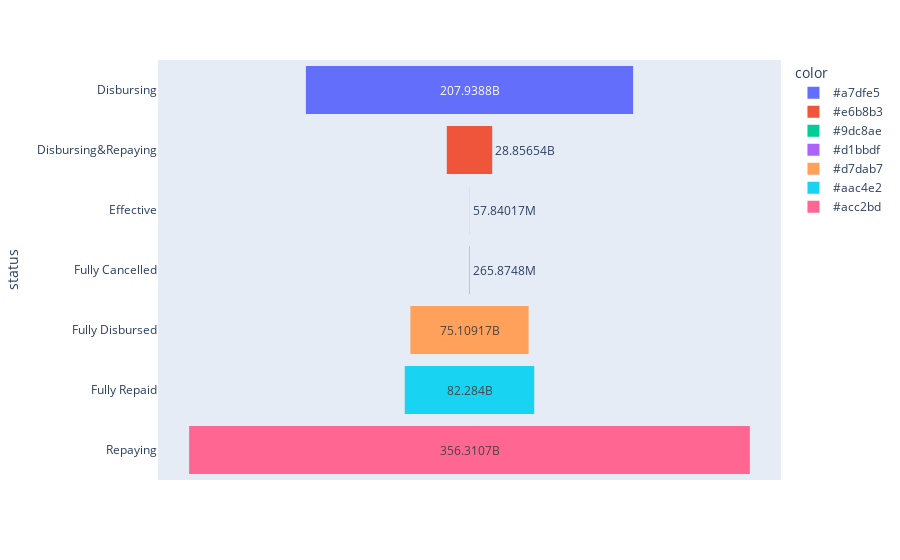

Notebook source saved alongside this figure:
### Code cell
data = dict(
    number=list(v),
    status=
v.keys())
fig = px.funnel(data, x='number', y='status', color = ["#a7dfe5",
"#e6b8b3",
"#9dc8ae",
"#d1bbdf",
"#d7dab7",
"#aac4e2",
"#acc2bd"])
fig.show()

### Figure 1 — Plotly figure (JSON) as saved in the notebook; plotly's stock layout.template omitted (floating-point values rounded to 4 significant figures)
{"data": [{"hovertemplate": "color=#a7dfe5<br>number=%{x}<br>status=%{y}<extra></extra>", "legendgroup": "#a7dfe5", "marker": {"color": "#636efa"}, "name": "#a7dfe5", "orientation": "h", "showlegend": true, "type": "funnel", "x": [207900000000.0], "xaxis": "x", "y": ["Disbursing"], "yaxis": "y"}, {"hovertemplate": "color=#e6b8b3<br>number=%{x}<br>status=%{y}<extra></extra>", "legendgroup": "#e6b8b3", "marker": {"color": "#EF553B"}, "name": "#e6b8b3", "orientation": "h", "showlegend": true, "type": "funnel", "x": [28860000000.0], "xaxis": "x", "y": ["Disbursing&Repaying"], "yaxis": "y"}, {"hovertemplate": "color=#9dc8ae<br>number=%{x}<br>status=%{y}<extra></extra>", "legendgroup": "#9dc8ae", "marker": {"color": "#00cc96"}, "name": "#9dc8ae", "orientation": "h", "showlegend": true, "type": "funnel", "x": [57840000.0], "xaxis": "x", "y": ["Effective"], "yaxis": "y"}, {"hovertemplate": "color=#d1bbdf<br>number=%{x}<br>status=%{y}<extra></extra>", "legendgroup": "#d1bbdf", "marker": {"color": "#ab63fa"}, "name": "#d1bbdf", "orientation": "h", "showlegend": true, "type": "funnel", "x": [265900000.0], "xaxis": "x", "y": ["Fully Cancelled"], "yaxis": "y"}, {"hovertemplate": "color=#d7dab7<br>number=%{x}<br>status=%{y}<extra></extra>", "legendgroup": "#d7dab7", "marker": {"color": "#FFA15A"}, "name": "#d7dab7", "orientation": "h", "showlegend": true, "type": "funnel", "x": [75110000000.0], "xaxis": "x", "y": ["Fully Disbursed"], "yaxis": "y"}, {"hovertemplate": "color=#aac4e2<br>number=%{x}<br>status=%{y}<extra></extra>", "legendgroup": "#aac4e2", "marker": {"color": "#19d3f3"}, "name": "#aac4e2", "orientation": "h", "showlegend": true, "type": "funnel", "x": [82280000000.0], "xaxis": "x", "y": ["Fully Repaid"], "yaxis": "y"}, {"hovertemplate": "color=#acc2bd<br>number=%{x}<br>status=%{y}<extra></extra>", "legendgroup": "#acc2bd", "marker": {"color": "#FF6692"}, "name": "#acc2bd", "orientation": "h", "showlegend": true, "type": "funnel", "x": [356300000000.0], "xaxis": "x", "y": ["Repaying"], "yaxis": "y"}], "layout": {"legend": {"title": {"text": "color"}, "tracegroupgap": 0}, "margin": {"t": 60}, "xaxis": {"anchor": "y", "domain": [0, 1], "title": {"text": "number"}}, "yaxis": {"anchor": "x", "domain": [0, 1], "title": {"text": "status"}}}}
